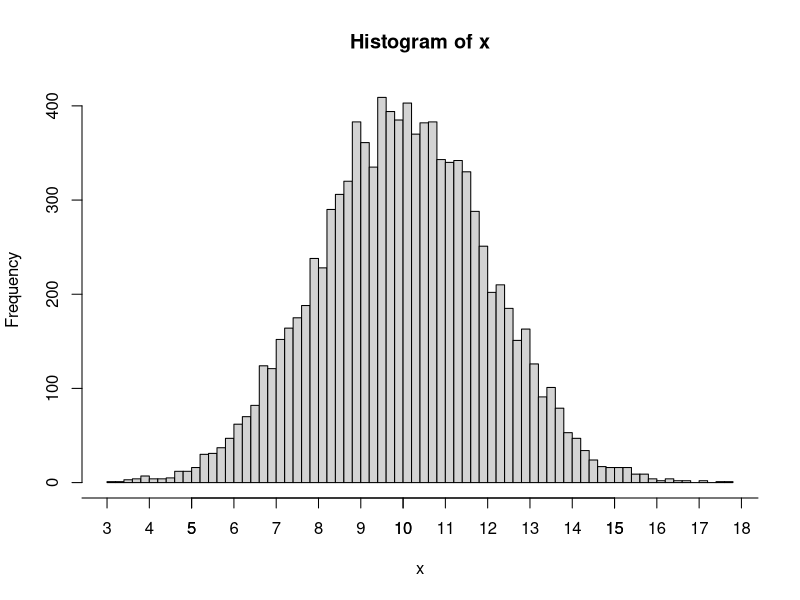
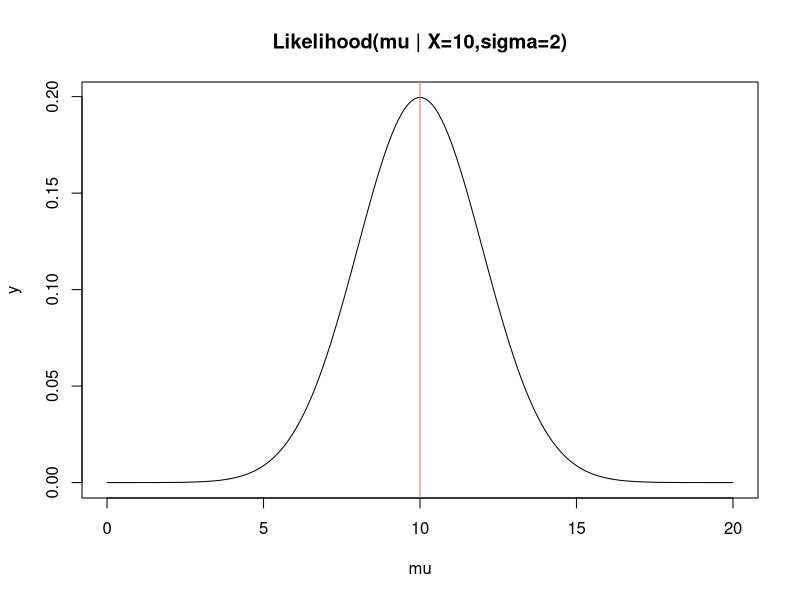
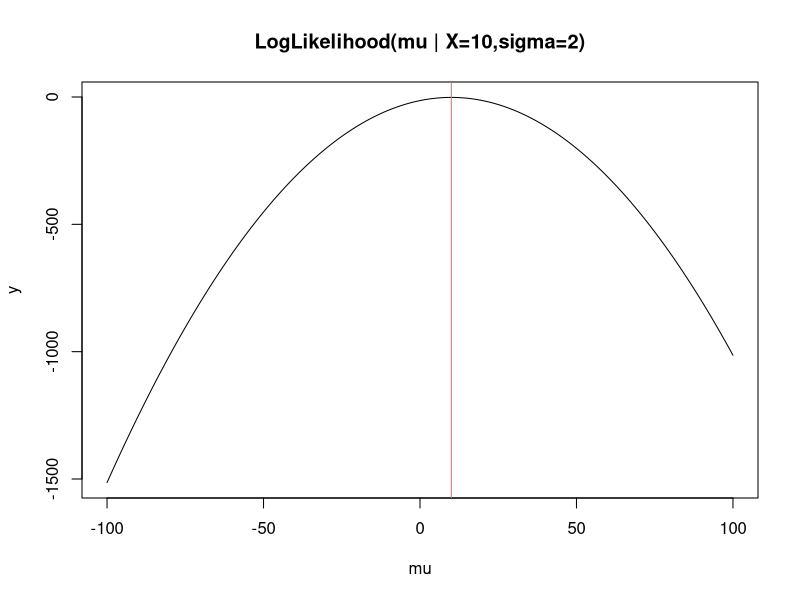
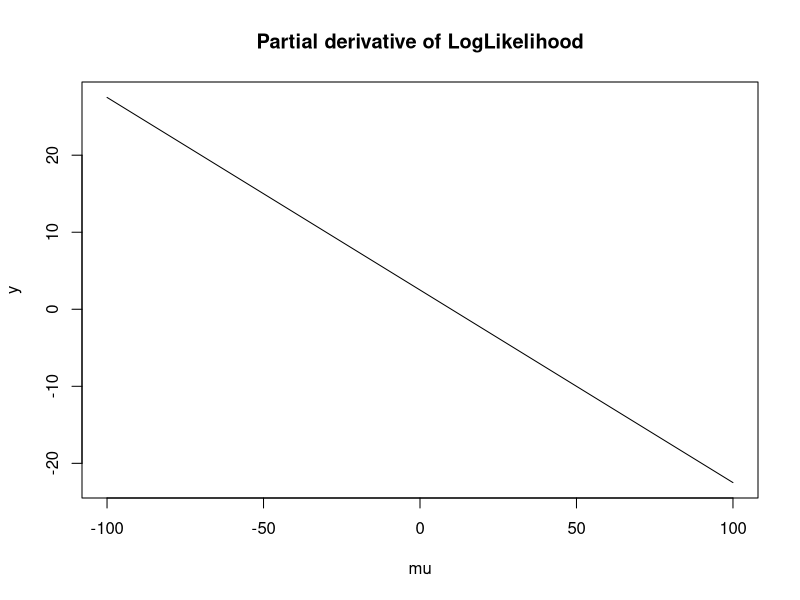

Write the R code that produced these figures, in order.
## ---- chunk 1
knitr::opts_chunk$set(echo       = TRUE,
                      message    = FALSE,
                      warning    = FALSE,
                      fig.align  = "center",
                      dev        = "ragg_png")
## ---- chunk 2
set.seed(1989)
x <- rnorm(10000, 10, 2)
hist(x, breaks = 100)
axis(1, at = seq(0, 20, 1))
## ---- chunk 3
mu <- seq(0,20,0.1)
y <- (1/5.01)*exp(-0.125*(10-mu)^2)
plot(mu, y, breaks = seq(0, 20, 1), type = 'l',
     main = 'Likelihood(mu | X=10,sigma=2)')
abline(v = 10, col = 'tomato')
## ---- chunk 4
mu <- seq(-100, 100,0.1)
y <- -1.61-0.125*(10-mu)^2
plot(mu, y, breaks = seq(-100, 100, 10), type = 'l',
     main = 'LogLikelihood(mu | X=10,sigma=2)')
abline(v = 10, col = 'tomato')
## ---- chunk 5
mu <- seq(-100, 100,0.1)
y <- 2.5 - 0.25*mu
plot(mu, y, type = 'l',
     main = 'Partial derivative of LogLikelihood')
